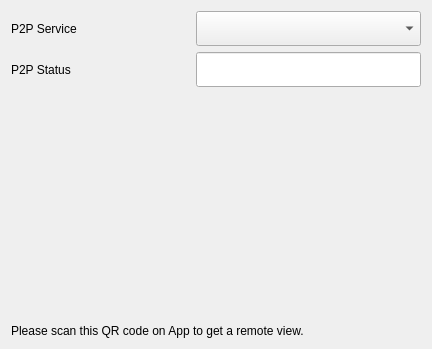
<?xml version="1.0" encoding="UTF-8"?>
<ui version="4.0">
 <class>WizardPageP2P</class>
 <widget class="QWidget" name="WizardPageP2P">
  <property name="enabled">
   <bool>true</bool>
  </property>
  <property name="geometry">
   <rect>
    <x>0</x>
    <y>0</y>
    <width>432</width>
    <height>349</height>
   </rect>
  </property>
  <property name="sizePolicy">
   <sizepolicy hsizetype="Fixed" vsizetype="Fixed">
    <horstretch>0</horstretch>
    <verstretch>0</verstretch>
   </sizepolicy>
  </property>
  <property name="windowTitle">
   <string>Form</string>
  </property>
  <layout class="QVBoxLayout" name="verticalLayout">
   <item>
    <layout class="QHBoxLayout" name="horizontalLayout">
     <property name="spacing">
      <number>6</number>
     </property>
     <property name="sizeConstraint">
      <enum>QLayout::SetFixedSize</enum>
     </property>
     <item>
      <widget class="QLabel" name="label_p2p_service">
       <property name="sizePolicy">
        <sizepolicy hsizetype="Fixed" vsizetype="Preferred">
         <horstretch>0</horstretch>
         <verstretch>0</verstretch>
        </sizepolicy>
       </property>
       <property name="minimumSize">
        <size>
         <width>0</width>
         <height>0</height>
        </size>
       </property>
       <property name="text">
        <string>P2P Service</string>
       </property>
      </widget>
     </item>
     <item>
      <spacer name="horizontalSpacer_2">
       <property name="orientation">
        <enum>Qt::Horizontal</enum>
       </property>
       <property name="sizeType">
        <enum>QSizePolicy::Expanding</enum>
       </property>
       <property name="sizeHint" stdset="0">
        <size>
         <width>95</width>
         <height>0</height>
        </size>
       </property>
      </spacer>
     </item>
     <item>
      <widget class="ComboBox" name="comboBox_p2p_service">
       <property name="sizePolicy">
        <sizepolicy hsizetype="Fixed" vsizetype="Preferred">
         <horstretch>0</horstretch>
         <verstretch>0</verstretch>
        </sizepolicy>
       </property>
       <property name="minimumSize">
        <size>
         <width>225</width>
         <height>0</height>
        </size>
       </property>
       <property name="maximumSize">
        <size>
         <width>225</width>
         <height>16777215</height>
        </size>
       </property>
      </widget>
     </item>
    </layout>
   </item>
   <item>
    <layout class="QHBoxLayout" name="horizontalLayout_2">
     <item>
      <widget class="QLabel" name="label_p2p_status">
       <property name="sizePolicy">
        <sizepolicy hsizetype="Preferred" vsizetype="Preferred">
         <horstretch>0</horstretch>
         <verstretch>0</verstretch>
        </sizepolicy>
       </property>
       <property name="text">
        <string>P2P Status</string>
       </property>
      </widget>
     </item>
     <item>
      <widget class="QLabel" name="label_3">
       <property name="sizePolicy">
        <sizepolicy hsizetype="Preferred" vsizetype="Fixed">
         <horstretch>0</horstretch>
         <verstretch>0</verstretch>
        </sizepolicy>
       </property>
       <property name="minimumSize">
        <size>
         <width>0</width>
         <height>20</height>
        </size>
       </property>
       <property name="text">
        <string/>
       </property>
      </widget>
     </item>
     <item>
      <spacer name="horizontalSpacer_3">
       <property name="orientation">
        <enum>Qt::Horizontal</enum>
       </property>
       <property name="sizeType">
        <enum>QSizePolicy::Expanding</enum>
       </property>
       <property name="sizeHint" stdset="0">
        <size>
         <width>0</width>
         <height>0</height>
        </size>
       </property>
      </spacer>
     </item>
     <item>
      <widget class="QLineEdit" name="lineEdit_p2p_status">
       <property name="enabled">
        <bool>true</bool>
       </property>
       <property name="sizePolicy">
        <sizepolicy hsizetype="Fixed" vsizetype="Preferred">
         <horstretch>0</horstretch>
         <verstretch>0</verstretch>
        </sizepolicy>
       </property>
       <property name="minimumSize">
        <size>
         <width>225</width>
         <height>0</height>
        </size>
       </property>
       <property name="readOnly">
        <bool>true</bool>
       </property>
      </widget>
     </item>
    </layout>
   </item>
   <item>
    <layout class="QHBoxLayout" name="horizontalLayout_3">
     <item>
      <spacer name="horizontalSpacer">
       <property name="orientation">
        <enum>Qt::Horizontal</enum>
       </property>
       <property name="sizeType">
        <enum>QSizePolicy::Expanding</enum>
       </property>
       <property name="sizeHint" stdset="0">
        <size>
         <width>0</width>
         <height>225</height>
        </size>
       </property>
      </spacer>
     </item>
     <item>
      <widget class="QLabel" name="label_2">
       <property name="sizePolicy">
        <sizepolicy hsizetype="Preferred" vsizetype="Fixed">
         <horstretch>0</horstretch>
         <verstretch>0</verstretch>
        </sizepolicy>
       </property>
       <property name="minimumSize">
        <size>
         <width>0</width>
         <height>225</height>
        </size>
       </property>
       <property name="text">
        <string/>
       </property>
      </widget>
     </item>
     <item>
      <widget class="QRCodeWidget_transparent" name="widget_code" native="true">
       <property name="sizePolicy">
        <sizepolicy hsizetype="Preferred" vsizetype="Preferred">
         <horstretch>0</horstretch>
         <verstretch>0</verstretch>
        </sizepolicy>
       </property>
       <property name="minimumSize">
        <size>
         <width>225</width>
         <height>225</height>
        </size>
       </property>
      </widget>
     </item>
    </layout>
   </item>
   <item>
    <layout class="QHBoxLayout" name="horizontalLayout_4">
     <item>
      <widget class="QLabel" name="label_p2p_note">
       <property name="sizePolicy">
        <sizepolicy hsizetype="Preferred" vsizetype="Fixed">
         <horstretch>0</horstretch>
         <verstretch>0</verstretch>
        </sizepolicy>
       </property>
       <property name="text">
        <string>Please scan this QR code on App to get a remote view.</string>
       </property>
      </widget>
     </item>
     <item>
      <widget class="QLabel" name="label">
       <property name="sizePolicy">
        <sizepolicy hsizetype="Preferred" vsizetype="Fixed">
         <horstretch>0</horstretch>
         <verstretch>0</verstretch>
        </sizepolicy>
       </property>
       <property name="minimumSize">
        <size>
         <width>0</width>
         <height>12</height>
        </size>
       </property>
       <property name="text">
        <string/>
       </property>
      </widget>
     </item>
    </layout>
   </item>
  </layout>
 </widget>
 <customwidgets>
  <customwidget>
   <class>ComboBox</class>
   <extends>QComboBox</extends>
   <header>combobox.h</header>
  </customwidget>
  <customwidget>
   <class>QRCodeWidget_transparent</class>
   <extends>QWidget</extends>
   <header>qrcodewidget_transparent.h</header>
   <container>1</container>
  </customwidget>
 </customwidgets>
 <resources/>
 <connections/>
</ui>
